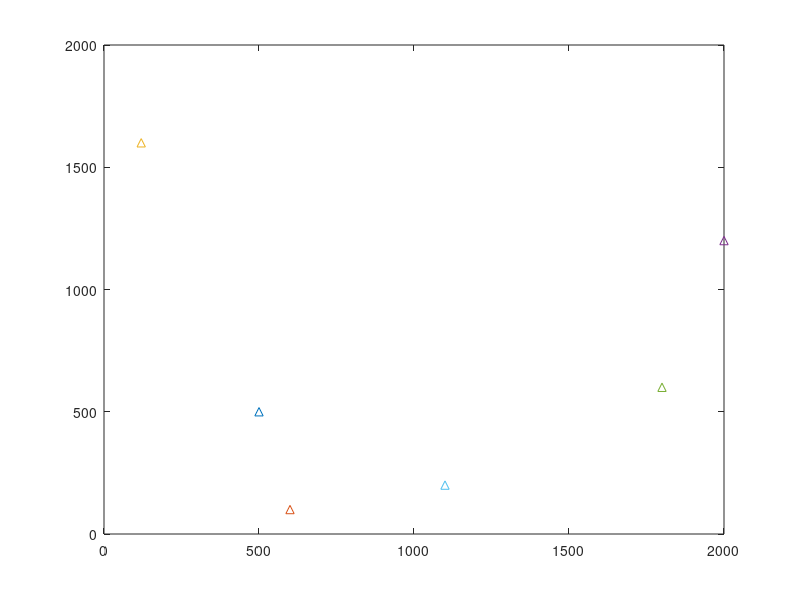
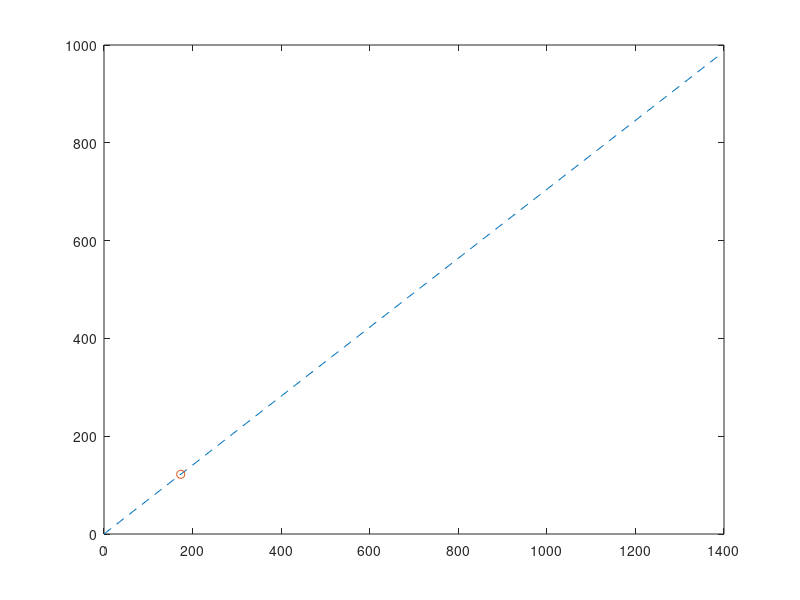

The MATLAB script that drew these images, in order: (Note: this script raises an error after producing the figures.)
clc
clear all
close all

w=400*1000000; %Bandwidth
%Dimensions of area to move around
X = 1500;
Y = 1500;
MINSPEED = 0;
MAXSPEED = 40;
%TIME = 90;
tc=1;
for N=1:1:3
%N = 5; %Number of path changes
AMOSTRAS = 2;%Number of paths starting at origin
nodes = zeros(N,6);
%nodes_speed = zeros(N,TIME);
%nodes_speed_mean = zeros (AMOSTRAS,TIME);
k=1;
separate_points=8;%points to calculate values
%Location of BTS
r1x=500;r1y=500;
r2x=600;r2y=100;
r3x=120;r3y=1600;
r4x=2000;r4y=1200;
r5x=1800;r5y=600;
r6x=1100;r6y=200;
figure('visible','off')
plot(r1x,r1y,'-^')
hold on
plot(r2x,r2y,'-^')
hold on
plot(r3x,r3y,'-^')
hold on
plot(r4x,r4y,'-^')
hold on
plot(r5x,r5y,'-^')
hold on
plot(r6x,r6y,'-^')
hold off

%Pre-allocating space to matrices:
xcorr=zeros(1,N);
ycorr=zeros(1,N);
SINR1=zeros(1,N*AMOSTRAS*separate_points);SINR2=zeros(1,N*AMOSTRAS*separate_points);SINR3=zeros(1,N*AMOSTRAS*separate_points);
pd1=zeros(1,N*AMOSTRAS*separate_points);pd2=zeros(1,N*AMOSTRAS*separate_points);pd3=zeros(1,N*AMOSTRAS*separate_points);
pmd1=zeros(1,N*AMOSTRAS*separate_points);pmd2=zeros(1,N*AMOSTRAS*separate_points);pmd3=zeros(1,N*AMOSTRAS*separate_points);
handoff_number=zeros(1,N*AMOSTRAS*separate_points);lowestweight=zeros(1,N*AMOSTRAS*separate_points);
totalhandoffs=zeros(1,AMOSTRAS);
count=zeros(1,N*AMOSTRAS*separate_points);
%Start random waypoint
figure('visible','off')
for total_pts=1:AMOSTRAS
    origin_xcorr=0;
    origin_ycorr=0;
    for i=1:N
        x = rand*X;
        y = rand*Y;
        waypointX = rand*X;
        waypointY = rand*Y;
        dist = sqrt((x-waypointX)^2+(y-waypointY)^2);
        new_waypointX = rand*X;
        new_waypointY = rand*Y;
        xcorr(i)=waypointX;
        ycorr(i)=waypointY;
        b='--';%Denote style of plot
        if i==1
            plot([0 xcorr(i)],[0 ycorr(i)],b)
            hold on
        else plot([xcorr(i-1) xcorr(i)],[ycorr(i-1) ycorr(i)],b)
            hold on
        end
        %separate single path into different points
        if waypointX>origin_xcorr
            b=waypointX;
            a=origin_xcorr;
            signx=1;
        else a=waypointX;
             b=origin_xcorr;
             signx=-1;
        end
        if waypointY>origin_ycorr
            d=waypointY;
            c=origin_ycorr;
            signy=1;
        else c=waypointY;
             d=origin_ycorr;
             signy=-1;
        end
        
        xcorr_diff=(b-a)/separate_points;
        ycorr_diff=(d-c)/separate_points;
        for pt=1:separate_points
            plotx=origin_xcorr+(xcorr_diff*signx*pt);
            ploty=origin_ycorr+(ycorr_diff*signy*pt);
            plot(plotx,ploty,'-o')
            hold on

            Rl=sqrt((plotx-r1x)^2+(ploty-r1y)^2);
            [SINR1(k)] =10*log10(trial1snr(Rl));
            snr_pd=SINR1(k);
            [pd1(k)]= trial1pd(snr_pd);
            Rl=sqrt((plotx-r2x)^2+(ploty-r2y)^2); 
            [SINR2(k)] =10*log10(trial1snr(Rl)); 
            snr_pd=SINR2(k);
            [pd2(k)]=trial1pd(snr_pd);
            Rl=sqrt((plotx-r3x)^2+(ploty-r3y)^2);
            [SINR3(k)] =10*log10(trial1snr(Rl));
            snr_pd=SINR3(k);
            [pd3(k)]=trial1pd(snr_pd);
            
            Rl=sqrt((plotx-r4x)^2+(ploty-r4y)^2);
            [SINR4(k)] =10*log10(trial1snr(Rl));
            snr_pd=SINR4(k);
            [pd4(k)]= trial1pd(snr_pd);
            Rl=sqrt((plotx-r5x)^2+(ploty-r5y)^2);
            [SINR5(k)] =10*log10(trial1snr(Rl));
            snr_pd=SINR5(k);
            [pd5(k)]= trial1pd(snr_pd);
            Rl=sqrt((plotx-r6x)^2+(ploty-r6y)^2);
            [SINR6(k)] =10*log10(trial1snr(Rl));
            snr_pd=SINR6(k);
            [pd6(k)]= trial1pd(snr_pd);
            %Calculate the Pmd
            pmd1(k)=1-pd1(k);
            pmd2(k)=1-pd2(k);
            pmd3(k)=1-pd3(k);
            pmd4(k)=1-pd4(k);
            pmd5(k)=1-pd5(k);
            pmd6(k)=1-pd6(k);
            %Calculate the variance
            var1=var(SINR1);
            var2=var(SINR2);
            var3=var(SINR3);
            var4=var(SINR4);
            var5=var(SINR5);
            var6=var(SINR6);
            %Calculate weighted parameter
            weight1(k)=0.6*var1+0.40*pmd1(k);
            weight2(k)=0.6*var2+0.40*pmd2(k);
            weight3(k)=0.6*var3+0.40*pmd3(k);
            weight4(k)=0.6*var4+0.40*pmd4(k);
            weight5(k)=0.6*var5+0.40*pmd5(k);
            weight6(k)=0.6*var6+0.40*pmd6(k);
            count(k)=k;
            k=k+1;
        end
        origin_xcorr = waypointX;
        origin_ycorr = waypointY;
    end 
%end 
%Normal Handoff:
%handoff_number(1)=0; 

%for a=1:AMOSTRAS
    %disp(['Normal Handoff for path:',num2str(a)])
    handoff_number(i)=0;
    weighted_handoff_number(i)=0;
for i=1:(k-1)
    
    %Normal Handoffs
     [strong_sinr,index_sinr]=max([SINR1(i) SINR2(i) SINR3(i) SINR4(i) SINR5(i) SINR6(i)]);
     highest_sinrweight(i)=index_sinr;
     rate_sinr(i)=w*log2(1+power(10,strong_sinr/10));
     %disp(['UE is connected to cell number:',num2str(highest_sinrweight(i))]);
      if i~=1
        if highest_sinrweight(i)~=highest_sinrweight(i-1)
           handoff_number(i)=handoff_number(i-1)+1;
           ho_delay_snr(i)=0.01; %HO delay add
        else handoff_number(i)=handoff_number(i-1);
            ho_delay_snr(i)=0;
        end
      end
      
     %Weighted Handoffs
     [low_weight,index_weight]=min([weight1(i) weight2(i) weight3(i) weight4(i) weight5(i) weight6(i)]);
     lowest_weight(i)=index_weight;
     
         switch (i)
             case 1
                 wsinr=SINR1(i);
             case 2
                 wsinr=SINR2(i);
             case 3
                 wsinr=SINR3(i);
             case 4
                 wsinr=SINR4(i);
             case 5
                 wsinr=SINR5(i);
             otherwise
                 wsinr=SINR6(i);
         end
     rate_wei(i)=w*log2(1+power(10,wsinr/10));
     %disp(['UE is connected to cell number:',num2str(lowest_weight(i))]);
     if i~=1
        if lowest_weight(i)~=lowest_weight(i-1)
           weighted_handoff_number(i)=weighted_handoff_number(i-1)+1;
           ho_delay_wei(i)=0.01; %HO delay add
        else weighted_handoff_number(i)=weighted_handoff_number(i-1);
            ho_delay_wei(i)=0;
        end
     end
end
 %disp(['Number of Handoffs:',num2str(handoff_number(i))])
 totalhandoffs(1,total_pts)=handoff_number(i);
 total_weightedhandoffs(1,total_pts)=weighted_handoff_number(i);
end
mean_snr(N)=mean(totalhandoffs(:));
mean_wei(N)=mean(total_weightedhandoffs(:));
% disp(['For path with changes N: ',num2str(N)]);
% disp(['Average number of Normal Handoffs:',num2str(mean_snr(N))])
% disp(['Average number of Weighted Handoffs:',num2str(mean_wei(N))])
total_count(tc)=N; tc=tc+1;

%Calculating delay for each path sinr
%For 90 load
[totaltime1]=trial1delay(rate_sinr,0.9); %Total delay fromm queue
mean_totaltime1(N)=mean(totaltime1*10^3+ho_delay_snr);
%For 50% load
[totaltime2]=trial1delay(rate_sinr,0.5); %Total delay fromm queue
mean_totaltime2(N)=mean(totaltime2*10^3+ho_delay_snr);
%For 10% load
[totaltime3]=trial1delay(rate_sinr,0.1); %Total delay fromm queue
mean_totaltime3(N)=mean(totaltime3*10^3+ho_delay_snr);

%Calculating delay for each path weighted
%For 90 load
[totaltime4]=trial1delay(rate_wei,0.9); %Total delay fromm queue
mean_totaltime4(N)=mean(totaltime4*10^3+ho_delay_wei);
%For 50% load
[totaltime5]=trial1delay(rate_wei,0.5); %Total delay fromm queue
mean_totaltime5(N)=mean(totaltime5*10^3+ho_delay_wei);
%For 10% load
[totaltime6]=trial1delay(rate_wei,0.1); %Total delay fromm queue
mean_totaltime6(N)=mean(totaltime6*10^3+ho_delay_wei);
end
%SINR plot
figure('visible','off') %Turns off plot generation
snrcombined = [SINR1(:) SINR2(:) SINR3(:) SINR4(:) SINR5(:) SINR6(:)];
bar(count,snrcombined,'grouped')
title('SINR values compared each time')
legend('BS1','BS2','BS3','BS4','BS5','BS6')

%Rate of UE
figure('visible','on')
ratecombined=[rate_sinr(:) rate_wei(:)];
bar(ratecombined,'grouped')
title('Rate as UE moves through Base stations')
ylabel('Rate ->');
legend('Normal handoff','Weighted Handoff')

%variance and pmd plot plot
figure('visible','on') %Turns off plot generation
weight_combined = [weight1(:) weight2(:) weight3(:) weight4(:) weight5(:) weight6(:)];
bar(count,weight_combined,'grouped')
title('Weight values compared each time')
legend('BS1','BS2','BS3','BS4','BS5','BS6')

%Final handoffs plot
figure('visible','on')
plot(mean_snr)
hold on
plot(mean_wei)
hold off
title('Number of handoffs for all N values');

%To plot mean delay v/s data rate:
%For 90 load
%rateasc=sort(rate(:));
[totaltime1]=trial1delay(rate_sinr,0.9); %Total delay fromm queue
figure('visible','off')
plot(totaltime1*10^6+0.5076,'-o')
disp(['Average delay with 90% load:',num2str(mean(totaltime1))]);
hold on
%For 50% load
[totaltime2]=trial1delay(rate_sinr,0.5); %Total delay fromm queue
plot(totaltime2*10^6+0.5076,'-^')
disp(['Average delay with 50% load:',num2str(mean(totaltime2))]);
hold on
%For 10% load
[totaltime3]=trial1delay(rate_sinr,0.1); %Total delay fromm queue
plot(totaltime3*10^6+0.5076,'-s')
disp(['Average delay with 10% load:',num2str(mean(totaltime3))]);
hold off
legend('For 90% load','For 50% load','For 10% load')
title('Latency vs rate')
ylabel('Mean Delay in terms of msecs->');

%Mean latency for all 3 paths:
figure('visible','off')
plot(mean_totaltime1*10^3+0.5076,'-o')
hold on
plot(mean_totaltime4*10^3+0.5076,'-^')
hold off
ylabel('Latency in msecs');title('Total latency vs Load for both handoffs');
legend('Normal:90%','Weighted:90%');
figure('visible','off')
plot(mean_totaltime2*10^3+0.5076,'-o')
hold on
plot(mean_totaltime5*10^3+0.5076,'-^')
hold off
ylabel('Latency in msecs');title('Total latency vs Load for both handoffs');
legend('Normal:50%','Weighted:50%');
figure('visible','off')
plot(mean_totaltime3*10^3+0.5076,'-o')
hold on
plot(mean_totaltime6*10^3+0.5076,'-^')
hold off
ylabel('Latency in msecs');title('Total latency vs Load for both handoffs');
legend('Normal:10%','Weighted:10%');

%Percentage of improvement
percent_90=100*((mean_totaltime1*10^3+0.5076)-(mean_totaltime4*10^3+0.5076))/(mean_totaltime1*10^3+0.5076);
percent_50=100*((mean_totaltime2*10^3+0.5076)-(mean_totaltime5*10^3+0.5076))/(mean_totaltime2*10^3+0.5076);
percent_10=100*((mean_totaltime4*10^3+0.5076)-(mean_totaltime6*10^3+0.5076))/(mean_totaltime3*10^3+0.5076);
figure('visible','on')
percent_combined=[percent_90 percent_50(:) percent_10(:)];
bar(percent_combined,'grouped')
title('Percentage improvement in weighted handoffs'); 
%legend('For 90% Load','For 50% Load','For 10% Load');
ylabel('Percent Improvement ->');